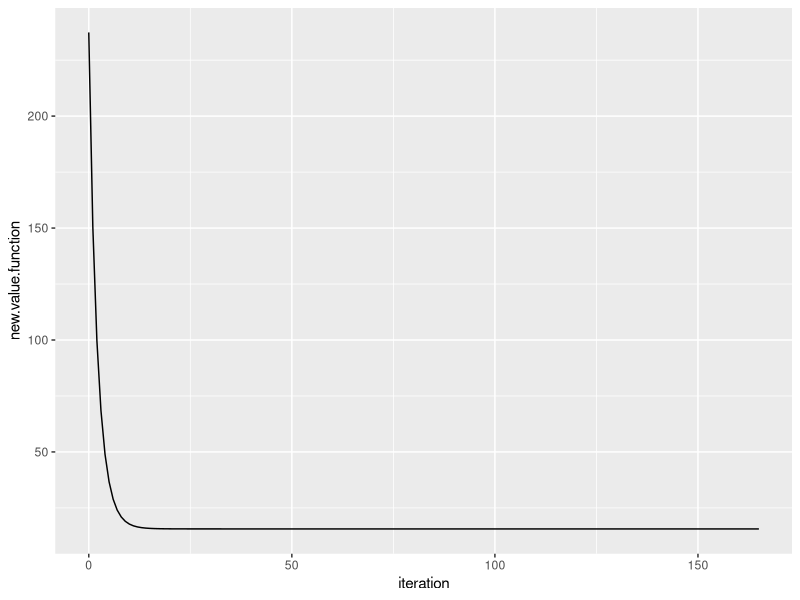

The R script that drew this image:
# gradient descent for regression
# with constant step size
library(MASS)
set.seed(200)
# simulate data
n = 20 # sample size
p = 3 # number of predictors
# create correlation matrix for regressors
R=matrix(c(1, 0.85, 0.55,
           0.85, 1, 0.45,
           0.55, 0.45, 1), 
         nrow = 3, ncol = 3, byrow = TRUE)
mean.vector = c(0,0,0)
# generate design matrix X
design.orig = mvrnorm(n,mu=mean.vector,R)
intercept = rep(1, n)
design = cbind(intercept,design.orig)
# generate error term
error.term = rnorm(n,0,1)
# generate beta
beta_true = c(1,1.5,2,-3)
# generate response y
response = design%*%beta_true + error.term


# here we define the step size
mystepsize=0.066
# here we define the tolerance of the convergence criterion
mytol = 0.000000000000001 
# starting point
mystartpoint = c(1,2,3,5) 

gradientDesc = function(y, X, startpoint, stepsize, 
                        conv_threshold, max_iter) {
  
  old.point = startpoint
  gradient = (t(X)%*%X%*%old.point - t(X)%*%y)
  new.point = old.point - stepsize * gradient

  old.value.function = t(y - X%*%old.point)%*%(y-X%*%old.point)
  
  converged = F
  iterations = 0
  
  while(converged == F) {
    ## Implement the gradient descent algorithm
    old.point = new.point
    gradient = t(X)%*%X%*%old.point - t(X)%*%y
    new.point = old.point - stepsize * gradient
    
    new.value.function = t(y - X%*%new.point)%*%(y-X%*%new.point)
    
    if( abs(old.value.function - new.value.function) <= conv_threshold) {
      converged = T
    }
    
    data.output = data.frame(iteration = iterations,
                       old.value.function = old.value.function,
                       new.value.function = new.value.function,
                       old.point=old.point, new.point=new.point
                       )
    
    if(exists("iters")) {
      iters <- rbind(iters, data.output)
    } else {
      iters = data.output
    }
    
    iterations = iterations + 1
    old.value.function = new.value.function
    
    if(iterations >= max_iter) break
  }
  return(list(converged = converged, 
              num_iterations = iterations, 
              old.value.function = old.value.function,
              new.value.function = new.value.function,
              coefs = new.point,
              iters = iters))
}

results = gradientDesc(response, design, mystartpoint, 
                       mystepsize, mytol, 30000)

library(ggplot2)
ggplot(data = results$iters, mapping = aes(x = iteration, y = new.value.function))+
  geom_line()